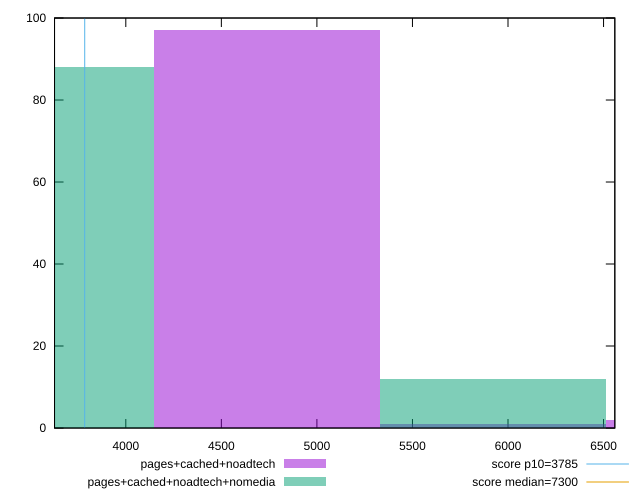

The gnuplot source for this figure:
reset

$pagesCachedNoadtech <<EOF
4737.4633719212425 97
7106.195057881863 2
5921.829214901553 1
EOF

$pagesCachedNoadtechNomedia <<EOF
3553.0975289409316 88
5921.829214901553 12
EOF

set key outside below
set boxwidth 1184.3658429803106
set xrange [3627.0389999999998:6558.970135864658]
set yrange [0:100]
set trange [0:100]
set style fill transparent solid 0.5 noborder

set parametric
set terminal svg size 640, 500 enhanced background rgb 'white'
set output "report_00026_2021-02-22T21:38:55.199Z/interactive/comparison/histogram/2_vs_3.svg"

plot $pagesCachedNoadtech title "pages+cached+noadtech" with boxes, \
     $pagesCachedNoadtechNomedia title "pages+cached+noadtech+nomedia" with boxes, \
     3785,t title "score p10=3785", \
     7300,t title "score median=7300"

reset
